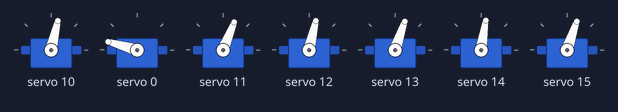
The sketch below on a simulated Arduino Uno, built with avr-gcc and run on an emulated ATmega328P. Parts: 7 × servo. What the sketch prints to the serial monitor is not drawn.

Above: at 0.1 s.
At 9.9 s:
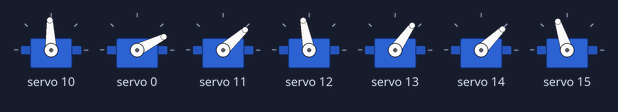
Timing chart, 0 to 11.4 s (numbered marks = the images above):
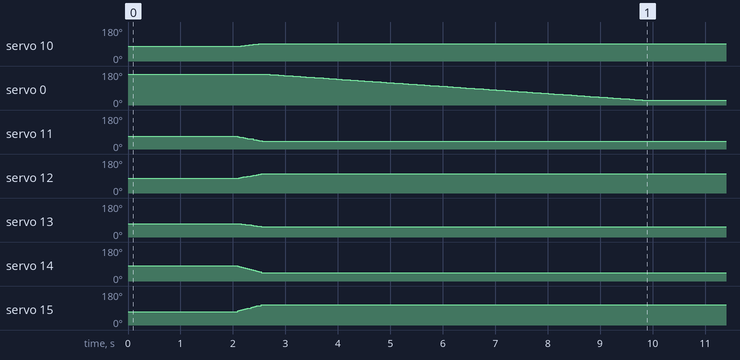

The sketch:

Multi_Instantaneous_Servo_tests.ino
```cpp
#include <Wire.h>
#include <Adafruit_PWMServoDriver.h>
Adafruit_PWMServoDriver pwm = Adafruit_PWMServoDriver();

//Servo calibration:
int SERVOMIN[] = {410,225,410,240,415,230};
int SERVOMAX[] = {190,460,185,465,190,460};
int SERVOMEAN[] = {330,305,330,315,340,315};

int servonum = 0;
const int servo_quantity = 6;
const int steps_quantity = 6;
double speed = 0.5;    //speed factor = number of degrees per step
double current_angle [] = {0,0,0,0,0,0};
double target_angle [][servo_quantity] = {{-3.453072574,-5.502042113,-5.502042113,-3.453072574,8.623984679,8.623984679},
                                          {-7.065621827,-11.06994714,-11.06994714,-7.065621827,16.9359821,16.9359821},
                                          {-10.82936654,-16.72205945,-16.72205945,-10.82936654,25.12353262,25.12353262},
                                          {-10.82936654,-16.72205945,-16.72205945,-10.82936654,25.12353262,25.12353262},
                                          {-18.75419332,-28.3878174,-28.3878174,-18.75419332,42.01272326,42.01272326},
                                          {-22.87108763,-34.4917331,-34.4917331,-22.87108763,51.45749229,51.45749229}};

void setup() {
  Serial.begin(9600);
  Serial.println("8 channel Servo test!");

  pwm.begin();

  pwm.setPWMFreq(60);  // Analog servos run at ~60 Hz updates

  for (int a = 0; a < servo_quantity; a++){
    double pulselen = map (current_angle[a], 0, 80, SERVOMEAN[a], SERVOMAX[a]);
    pwm.setPWM(a+10, 0, pulselen);
    Serial.flush();

  pwm.setPWM(0, 0, 550);
    Serial.flush();

  }

  delay(2000);

for (int b = 0; b < steps_quantity; b++){

  //Finds servo having to move the most
  double max_diff = 0;
  int servonum_max;

    for (int i = 0; i < servo_quantity; i++) {
      double diff = abs(target_angle[b][i]-current_angle[i]);

      if (diff > max_diff){
        max_diff=diff;
        servonum_max = i;
      }
    }

  // Split into step sizes for same total move time
  double step_size [servo_quantity];
   for (int j = 0; j < servo_quantity; j++) {
    step_size[j] = speed*(target_angle[b][j]-current_angle[j])/(max_diff+0.001); //+0.001 prevents divide by zero error
   }


  //makes stuff move

  if(current_angle[servonum_max]<target_angle[b][servonum_max]){

    while(current_angle[servonum_max] < target_angle[b][servonum_max]){

     for (int k = 0; k < servo_quantity; k++){

      current_angle[k] = current_angle[k] + step_size[k];
      double pulselen = map (current_angle[k], 0, 80, SERVOMEAN[k], SERVOMAX[k]);
      pwm.setPWM(k+10, 0, pulselen);
     // pwm.setPWM(k+1, 0, current_angle[k]);

      Serial.flush();
     }
    }
    }
  else {
    while(current_angle[servonum_max] > target_angle[b][servonum_max]){

     for (int k = 0; k < servo_quantity; k++){

      current_angle[k] = current_angle[k] + step_size[k];
      double pulselen = map (current_angle[k], 0, 80, SERVOMEAN[k], SERVOMAX[k]);
      pwm.setPWM(k+10, 0, pulselen);
     // pwm.setPWM(k+1, 0, current_angle[k]);

      Serial.flush();
     }
    }
  }

}
for (int c = 550; c > 200; c--){
    pwm.setPWM(0, 0, c);
    Serial.flush();
    delay(20);

}
}

void loop() {}

/*for (int b = 0; b < steps_quantity; b++){

  //Finds servo having to move the most
  double max_diff = 0;
  int servonum_max;

    for (int i = 0; i < servo_quantity; i++) {
      double diff = abs(target_angle[b][i]-current_angle[i]);

      if (diff > max_diff){
        max_diff=diff;
        servonum_max = i;
      }
    }

  // Split into step sizes for same total move time
  double step_size [servo_quantity];
   for (int j = 0; j < servo_quantity; j++) {
    step_size[j] = speed*(target_angle[b][j]-current_angle[j])/max_diff;
   }


  //makes stuff move

  while(current_angle[servonum_max] < target_angle[b][servonum_max]){

   for (int k = 0; k < servo_quantity; k++){

    current_angle[k] = current_angle[k] + step_size[k];
    double pulselen = map (current_angle[k], -70, 90, SERVOMIN[k], SERVOMAX[k]);
    pwm.setPWM(k+1, 0, pulselen);
   // pwm.setPWM(k+1, 0, current_angle[k]);

    Serial.flush();
   }
  }
  }
}


/*
}


for (double pulselen = SERVOMIN; pulselen < SERVOMAX; pulselen=pulselen+step_size) {

    pwm.setPWM(servonum, 0, pulselen);
    delay(speed);
  }


  // Drive each servo one at a time
  Serial.println(servonum);
  for (double pulselen = SERVOMIN; pulselen < SERVOMAX; pulselen=pulselen+step_size) {
    pwm.setPWM(servonum, 0, pulselen);
    delay(speed);
  }

  delay(200);
  for (double pulselen = SERVOMAX; pulselen > SERVOMIN; pulselen=pulselen-step_size) {
    pwm.setPWM(servonum, 0, pulselen);
    //delay(speed);
  }

  delay(200);

}


  //servonum ++;
 // if (servonum > 7) servonum = 0;
 */
```
